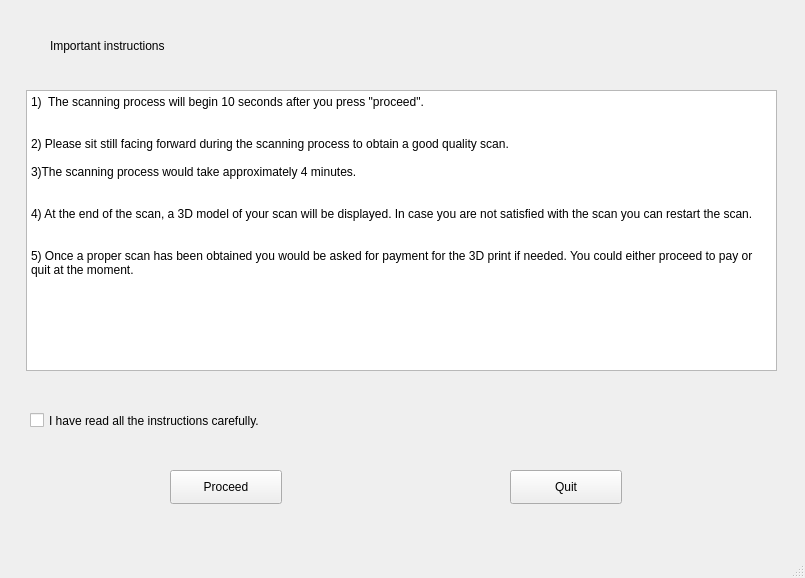
<?xml version="1.0" encoding="UTF-8"?>
<ui version="4.0">
 <class>otherWindow</class>
 <widget class="QMainWindow" name="otherWindow">
  <property name="geometry">
   <rect>
    <x>0</x>
    <y>0</y>
    <width>805</width>
    <height>578</height>
   </rect>
  </property>
  <property name="windowTitle">
   <string>MainWindow</string>
  </property>
  <widget class="QWidget" name="centralwidget">
   <widget class="QLabel" name="title3">
    <property name="geometry">
     <rect>
      <x>50</x>
      <y>20</y>
      <width>701</width>
      <height>51</height>
     </rect>
    </property>
    <property name="styleSheet">
     <string notr="true">font: 75 28pt &quot;BankGothic Lt BT&quot;;
</string>
    </property>
    <property name="text">
     <string>Important instructions</string>
    </property>
   </widget>
   <widget class="QPlainTextEdit" name="text1">
    <property name="geometry">
     <rect>
      <x>26</x>
      <y>90</y>
      <width>751</width>
      <height>281</height>
     </rect>
    </property>
    <property name="plainText">
     <string>1)  The scanning process will begin 10 seconds after you press &quot;proceed&quot;.


2) Please sit still facing forward during the scanning process to obtain a good quality scan.

3)The scanning process would take approximately 4 minutes.


4) At the end of the scan, a 3D model of your scan will be displayed. In case you are not satisfied with the scan you can restart the scan.


5) Once a proper scan has been obtained you would be asked for payment for the 3D print if needed. You could either proceed to pay or quit at the moment.</string>
    </property>
   </widget>
   <widget class="QCheckBox" name="check1">
    <property name="geometry">
     <rect>
      <x>30</x>
      <y>400</y>
      <width>601</width>
      <height>41</height>
     </rect>
    </property>
    <property name="text">
     <string>I have read all the instructions carefully.</string>
    </property>
   </widget>
   <widget class="QPushButton" name="btn4">
    <property name="geometry">
     <rect>
      <x>170</x>
      <y>470</y>
      <width>112</width>
      <height>34</height>
     </rect>
    </property>
    <property name="text">
     <string>Proceed</string>
    </property>
   </widget>
   <widget class="QPushButton" name="btn5">
    <property name="geometry">
     <rect>
      <x>510</x>
      <y>470</y>
      <width>112</width>
      <height>34</height>
     </rect>
    </property>
    <property name="text">
     <string>Quit</string>
    </property>
   </widget>
  </widget>
  <widget class="QMenuBar" name="menubar">
   <property name="geometry">
    <rect>
     <x>0</x>
     <y>0</y>
     <width>805</width>
     <height>31</height>
    </rect>
   </property>
  </widget>
  <widget class="QStatusBar" name="statusbar"/>
 </widget>
 <resources/>
 <connections/>
</ui>
